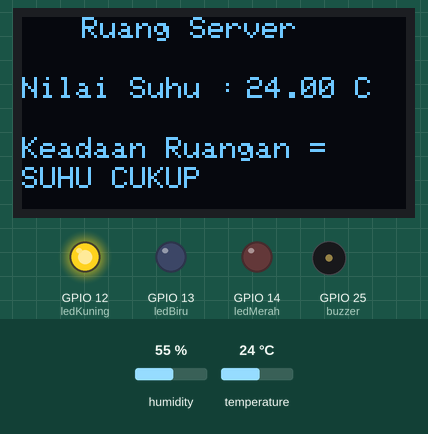
Recording of a sketch running on a simulated ESP32. Shown: 128×64 one-colour display, output pins drawn as LEDs (lit = HIGH), buzzer (waves = sounding). The inputs (shaded band) are chosen by the test bench; at power-on: temperature 24 °C, humidity 55 %. WiFi joins after 1.5 s; servers stay silent unless stated; no MQTT or app messages arrive unless stated; what the sketch prints to the serial monitor is not drawn.

Above: at 2.7 s.
2.8 s: temperature set to 34.4 °C
At 5.9 s:
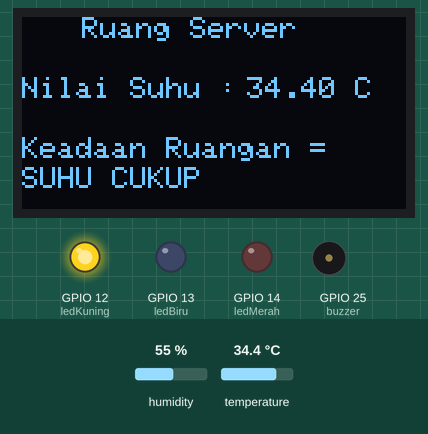
6.7 s: temperature set to 35.7 °C
At 8.7 s:
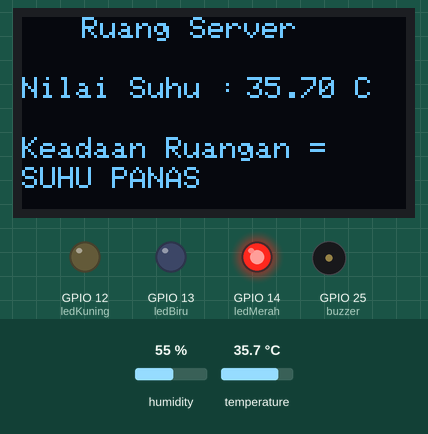
13.2 s: temperature set to 12 °C
At 15.1 s:
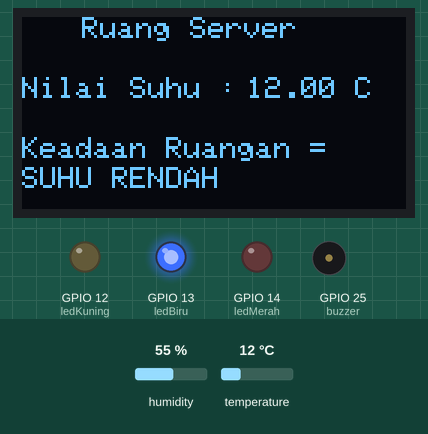
17.1 s: temperature set to 19 °C
21.0 s: temperature set to 19.5 °C
At 24.8 s:
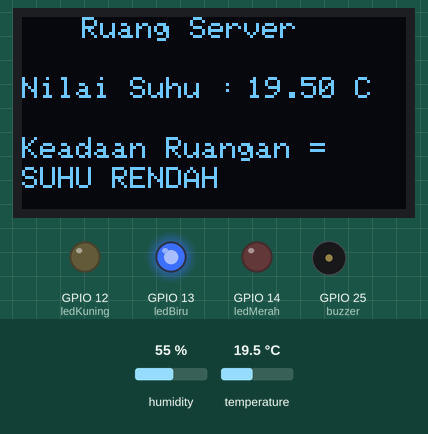
25.4 s: temperature set to 20.6 °C
At 27.2 s:
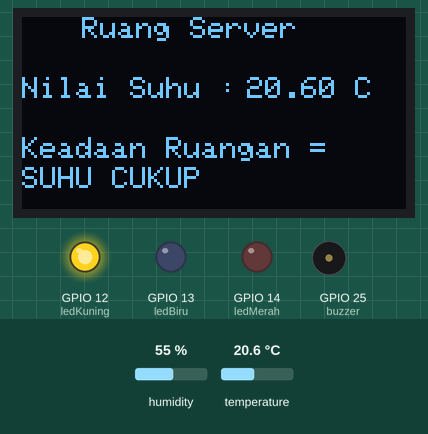
Timing chart, 0 to 28.7 s (numbered marks = the images above; inputs shaded):
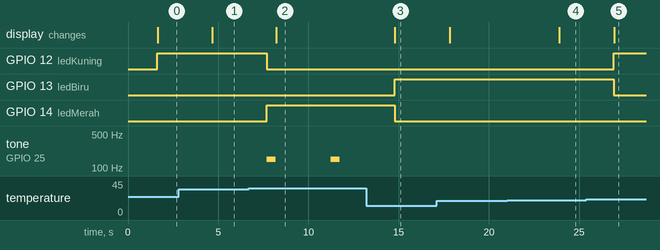

Measured:
- the behaviour switches between 35 and 35.1 °C on temperature (found by bisection; images 1 and 2)
- the behaviour switches between 19.9 and 20 °C on temperature (found by bisection; images 4 and 5)
- after the input at 2.8 s, the display: changes after 1.9 s (image 1)
- after the input at 6.7 s, GPIO 12 (ledKuning): HIGH → LOW after 0.99 s; GPIO 14 (ledMerah): LOW → HIGH after 0.99 s; tone on GPIO 25 (buzzer): alternates 150 Hz for 0.50 s and silent for 3.0 s, starting after 0.99 s; the display: changes after 1.5 s (image 2)
- after the input at 13.2 s, GPIO 13 (ledBiru): LOW → HIGH after 1.6 s; GPIO 14 (ledMerah): HIGH → LOW after 1.6 s; tone on GPIO 25 (buzzer): stays silent (without the input it goes to 150 Hz after 1.6 s); the display: changes after 1.6 s (image 3)
- after the input at 21.0 s, the display: changes after 2.9 s (image 4)
- after the input at 25.4 s, GPIO 12 (ledKuning): LOW → HIGH after 1.5 s; GPIO 13 (ledBiru): HIGH → LOW after 1.5 s; the display: changes after 1.5 s (image 5)

The sketch:

sketch.ino
```cpp
#include <Wire.h>
#include <Adafruit_GFX.h>
#include <Adafruit_SSD1306.h>
#include "DHTesp.h"
#include <WiFi.h>
#include <PubSubClient.h>

#define LEBAR_LAYAR 128
#define TINGGI_LAYAR 64

#define ledMerah 14
#define ledKuning 12
#define ledBiru 13
#define buzzer 25
const int DHT_PIN = 15;

DHTesp dhtSensor;
Adafruit_SSD1306 oled(LEBAR_LAYAR, TINGGI_LAYAR, &Wire, -1);

// WiFi & MQTT
const char* ssid = "Wokwi-GUEST";
const char* password = "";
const char* mqtt_server = "broker.hivemq.com";

WiFiClient espClient;
PubSubClient client(espClient);
String ruangan;

void setup_wifi() {
  WiFi.begin(ssid, password);
  Serial.print("Connecting to WiFi...");
  while (WiFi.status() != WL_CONNECTED) {
    delay(500);
    Serial.print(".");
  }
  Serial.println(" Connected!");
}

void reconnect() {
  while (!client.connected()) {
    Serial.print("Connecting to MQTT...");
    if (client.connect("ESP32ClientRoom")) {
      Serial.println(" connected!");
    } else {
      Serial.print(" failed, rc=");
      Serial.print(client.state());
      Serial.println(" retrying...");
      delay(2000);
    }
  }
}

void setup() {
  Serial.begin(115200);
  dhtSensor.setup(DHT_PIN, DHTesp::DHT22);
  oled.begin(SSD1306_SWITCHCAPVCC, 0x3C);
  oled.clearDisplay();
  oled.display();

  pinMode(ledMerah, OUTPUT);
  pinMode(ledKuning, OUTPUT);
  pinMode(ledBiru, OUTPUT);
  pinMode(buzzer, OUTPUT);

  setup_wifi();
  client.setServer(mqtt_server, 1883);
}

void loop() {
  if (!client.connected()) {
    reconnect();
  }
  client.loop();

  TempAndHumidity data = dhtSensor.getTempAndHumidity();
  float temp = data.temperature;

  oled.clearDisplay();
  oled.setTextSize(1);
  oled.setTextColor(WHITE);
  oled.setCursor(20, 0);
  oled.println("Ruang Server");

  oled.setCursor(0, 20);
  oled.print("Nilai Suhu : ");
  oled.setCursor(75, 20);
  oled.print(temp);
  oled.print(" C");

  if (temp < 20) {
    digitalWrite(ledBiru, HIGH);
    digitalWrite(ledKuning, LOW);
    digitalWrite(ledMerah, LOW);
    ruangan = "SUHU RENDAH";
  } else if (temp >= 20 && temp <= 35) {
    digitalWrite(ledBiru, LOW);
    digitalWrite(ledKuning, HIGH);
    digitalWrite(ledMerah, LOW);
    ruangan = "SUHU CUKUP";
  } else {
    digitalWrite(ledBiru, LOW);
    digitalWrite(ledKuning, LOW);
    digitalWrite(ledMerah, HIGH);
    tone(buzzer, 150);
    delay(500);
    noTone(buzzer);
    ruangan = "SUHU PANAS";
  }

  oled.setCursor(0, 40);
  oled.print("Keadaan Ruangan = ");
  oled.setCursor(0, 50);
  oled.print(ruangan);
  oled.display();

  // Kirim ke MQTT
  String payload = "{\"temperature\":" + String(temp) + ",\"status\":\"" + ruangan + "\"}";
  client.publish("/chandra", payload.c_str());
  Serial.println("Published: " + payload);

  delay(3000);
}
```
